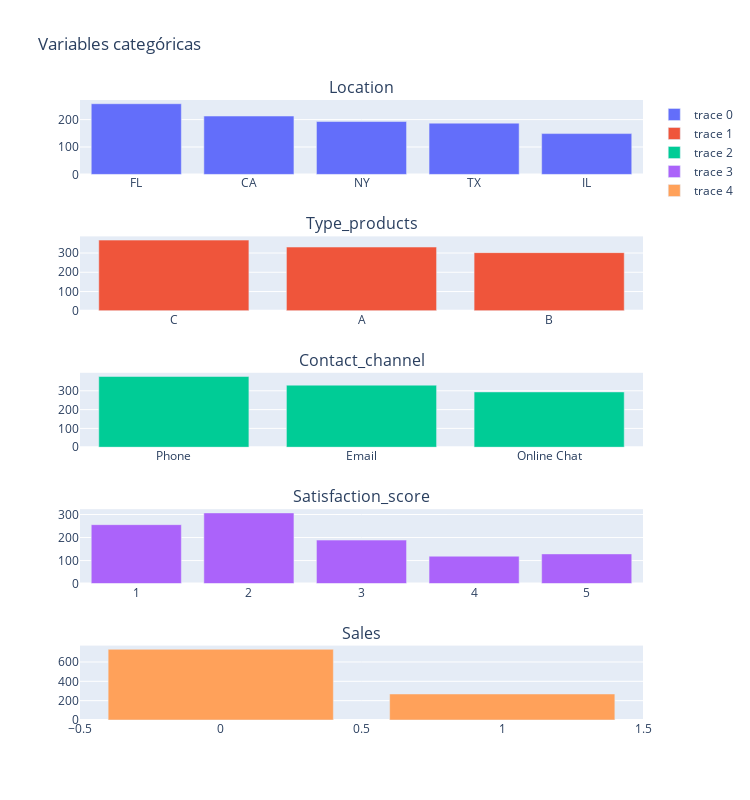

The code cell stored with this chart in its notebook:
### Markdown cell above
### Categorical data

### Code cell
categorical_columns = [
    'Location', 'Type_products', 'Contact_channel',
    'Satisfaction_score', 'Sales'
]
fig = make_subplots(rows=5, cols=1, subplot_titles=categorical_columns)
row, col = 1, 1
for column in categorical_columns:
    helper_funtions.dataviz_structure_categorical(column, fig, df, row, col)
    row += 1
fig.update_layout(height=800, width=750, title_text='Variables categóricas')
fig.show()

### Figure 1 — Plotly figure (JSON) as saved in the notebook; plotly's stock layout.template omitted (floating-point values rounded to 4 significant figures)
{"data": [{"type": "bar", "x": ["FL", "CA", "NY", "TX", "IL"], "xaxis": "x", "y": [258, 213, 193, 187, 149], "yaxis": "y"}, {"type": "bar", "x": ["C", "A", "B"], "xaxis": "x2", "y": [367, 331, 302], "yaxis": "y2"}, {"type": "bar", "x": ["Phone", "Email", "Online Chat"], "xaxis": "x3", "y": [376, 330, 294], "yaxis": "y3"}, {"type": "bar", "x": [2, 1, 3, 5, 4], "xaxis": "x4", "y": [307, 256, 189, 129, 119], "yaxis": "y4"}, {"type": "bar", "x": [0, 1], "xaxis": "x5", "y": [731, 269], "yaxis": "y5"}], "layout": {"annotations": [{"font": {"size": 16}, "showarrow": false, "text": "Location", "x": 0.5, "xanchor": "center", "xref": "paper", "y": 1, "yanchor": "bottom", "yref": "paper"}, {"font": {"size": 16}, "showarrow": false, "text": "Type_products", "x": 0.5, "xanchor": "center", "xref": "paper", "y": 0.78, "yanchor": "bottom", "yref": "paper"}, {"font": {"size": 16}, "showarrow": false, "text": "Contact_channel", "x": 0.5, "xanchor": "center", "xref": "paper", "y": 0.56, "yanchor": "bottom", "yref": "paper"}, {"font": {"size": 16}, "showarrow": false, "text": "Satisfaction_score", "x": 0.5, "xanchor": "center", "xref": "paper", "y": 0.34, "yanchor": "bottom", "yref": "paper"}, {"font": {"size": 16}, "showarrow": false, "text": "Sales", "x": 0.5, "xanchor": "center", "xref": "paper", "y": 0.12, "yanchor": "bottom", "yref": "paper"}], "height": 800, "title": {"text": "Variables categóricas"}, "width": 750, "xaxis": {"anchor": "y", "domain": [0, 1]}, "xaxis2": {"anchor": "y2", "domain": [0, 1]}, "xaxis3": {"anchor": "y3", "domain": [0, 1]}, "xaxis4": {"anchor": "y4", "domain": [0, 1]}, "xaxis5": {"anchor": "y5", "domain": [0, 1]}, "yaxis": {"anchor": "x", "domain": [0.88, 1]}, "yaxis2": {"anchor": "x2", "domain": [0.66, 0.78]}, "yaxis3": {"anchor": "x3", "domain": [0.44, 0.56]}, "yaxis4": {"anchor": "x4", "domain": [0.22, 0.34]}, "yaxis5": {"anchor": "x5", "domain": [0, 0.12]}}}
